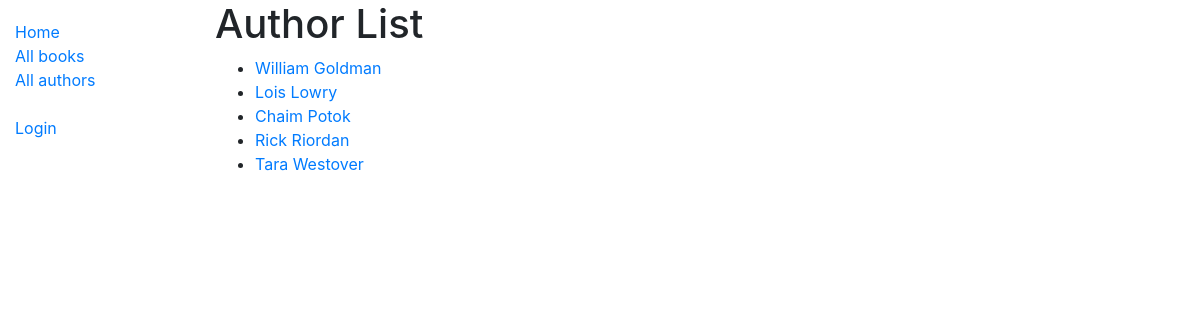
Screenshot of /catalog/authors/ with the database file from the repository.
### catalog/models.py (models this page shows, shortened)
class Author(models.Model):
    first_name = models.CharField(max_length=100)
    last_name = models.CharField(max_length=100)
    date_of_birth = models.DateField(null=True, blank=True)
    date_of_death = models.DateField('Died', null=True, blank=True)
    class Meta:
        ordering = ['last_name', 'first_name']
    def get_absolute_url(self):
         return reverse('author-detail', args=[str(self.id)])

### catalog/views.py (the view)
# urls.py: path('authors/', views.AuthorListView.as_view(), name='authors'),
class AuthorListView(generic.ListView):
    model = Author
    paginate_by = 5

### catalog/templates/catalog/author_list.html
{% extends "base_generic.html" %}
{% block content %}
    <h1>Author List</h1>
    {% if author_list %}
    <ul>
        {% for author in author_list %}
        <li>
            <a href="{{author.get_absolute_url}}">{{ author.first_name }} {{author.last_name}}</a>
        </li>
        {% endfor %}
    </ul>
    {% else %}
        <p>Found none</p>
    {% endif %}
{% endblock %}

### rows the page displays
Author: first_name "William", last_name "Goldman"
Author: first_name "Lois", last_name "Lowry"
Author: first_name "Chaim", last_name "Potok"
Author: first_name "Rick", last_name "Riordan"
Author: first_name "Tara", last_name "Westover"
